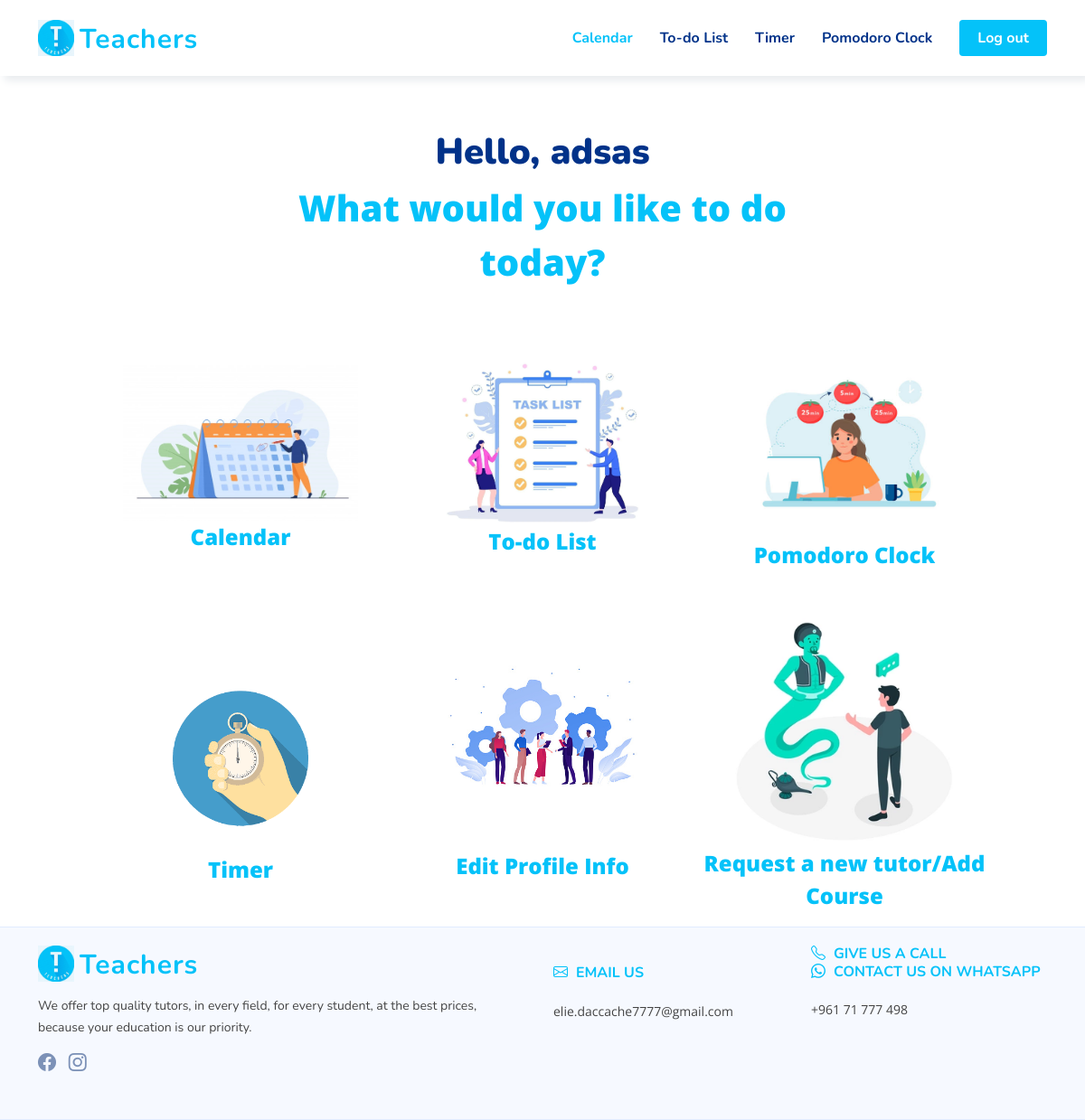
Before: /profile.php (signed in) with the older database file.
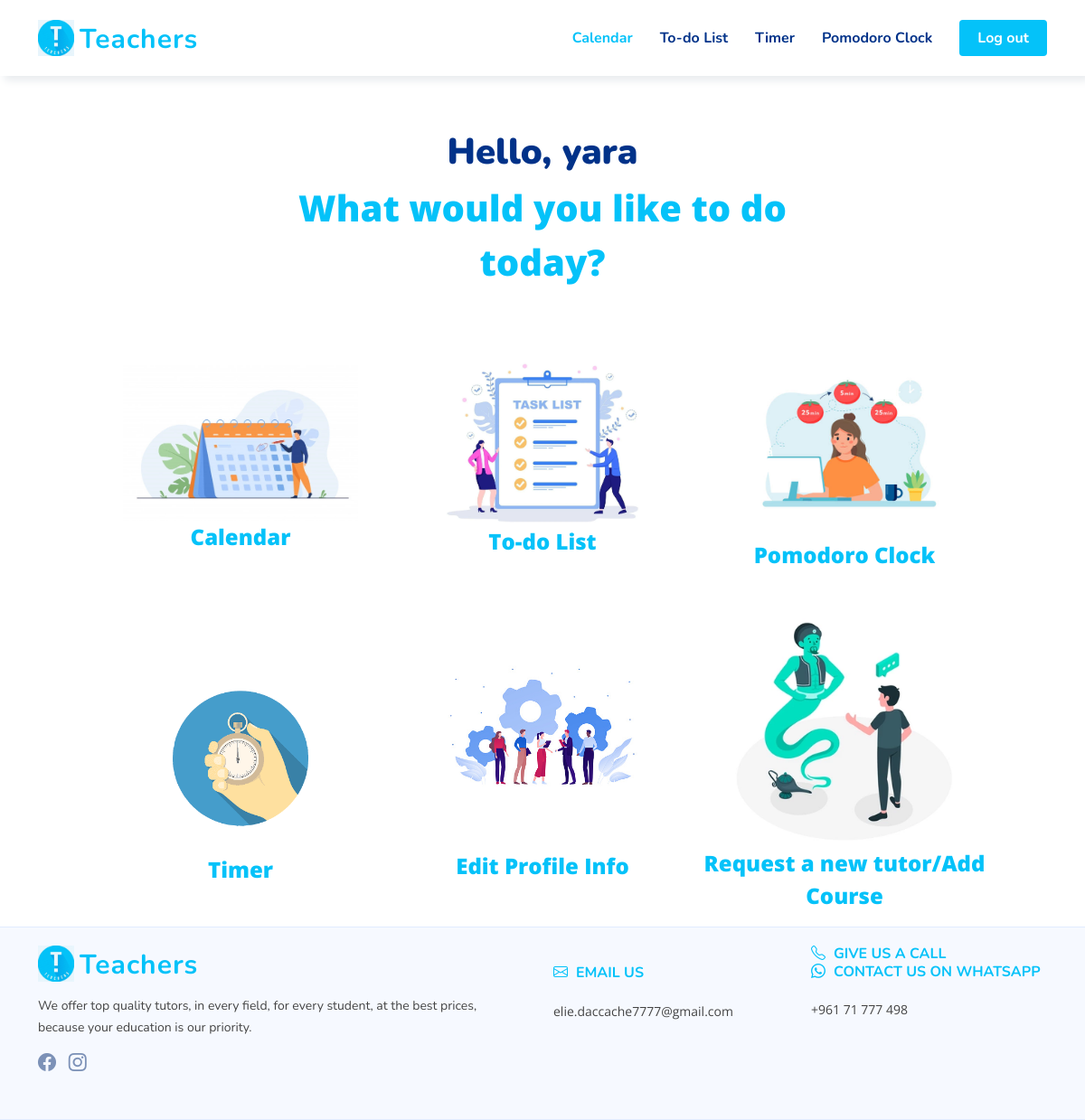
After: the same page with the newer database file.
### tables this page shows
CREATE TABLE `users` (
  `user_id` int(11) NOT NULL,
  `type` int(250) NOT NULL,
  `first_name` varchar(250) NOT NULL,
  `last_name` varchar(250) NOT NULL,
  `email` varchar(250) NOT NULL,
  `phone_number` varchar(250) NOT NULL,
  `password` text NOT NULL
);

### profile.php (the view, shortened to what this page needs)
<?php
include("connection.php");
$id = $_SESSION["user_id"];
$query= "SELECT first_name FROM  users where user_id=?";
$stmt = $connection->prepare($query);
$stmt->bind_param("i", $id);
$stmt->execute();
$results = $stmt->get_result();
$row = $results->fetch_assoc();
?>
<!DOCTYPE html>
<html lang="en">
<head>
    <link href="./vendor/bootstrap/css/bootstrap.min.css" rel="stylesheet">
    <link href="./vendor/bootstrap-icons/bootstrap-icons.css" rel="stylesheet">
    <link href="./vendor/aos/aos.css" rel="stylesheet">
    <link href="./vendor/remixicon/remixicon.css" rel="stylesheet">
    <link href="./vendor/swiper/swiper-bundle.min.css" rel="stylesheet">
    <link href="./vendor/glightbox/css/glightbox.min.css" rel="stylesheet">
    <link href="./css/style.css" rel="stylesheet">
    <link href="./css/style2.css" rel="stylesheet">
</head>
<body>
    <header id="header" class="header fixed-top header-form">
        <div class="container-fluid container-xl d-flex align-items-center justify-content-between">
            <a href="index.html" class="logo d-flex align-items-center">
                <img src="./img/logo.png" alt="">
                <span>Teachers</span>
            </a>
            <nav id="navbar" class="navbar">
                <ul>
                    <li><a class="nav-link scrollto active" href="#hero">Calendar</a></li>
                    <li><a class="nav-link scrollto" href="#about">To-do List</a></li>
                    <li><a class="nav-link scrollto" href="#team">Timer</a></li>
                    <li><a class="nav-link scrollto" href="#contact">Pomodoro Clock</a></li>
                    <li><a class="getstarted scrollto" href="logout.php">Log out</a></li>
                </ul>
            </nav>
        </div>
    </header>
    <br><br><br><br><br><br>
    <div class="greeting">
        <h1>Hello, <span id="user-name"> <?php echo($row["first_name"]);?></span></h1>
        <p>What would you like to do today?</p>
    </div>
    <br><br>
    <div class="grid-container">
        <a href="calendar.html">
            <div class="grid-item item1">
                <img src="img/calendarIllustration.jpg">
                <p>Calendar</p>
            </div>
        </a>
        <a href="todolist2.php">
            <div class="grid-item item2">
                <img src="img/tasktodo.png">
                <p>To-do List</p>
            </div>
        </a>
        <a href="pomodoro.html">
            <div class="grid-item item3">
                <img src="img/pomodoro2.jpg">
                <p>Pomodoro Clock</p>
            </div>
        </a>
        <a href="timer.html">
            <div class="grid-item item4">
                <img src="img/timer3.png">
                <br><br>
                <p>Timer</p>
            </div>
        </a>
        <a href="profile_edit.html">
            <div class="grid-item item5">
                <img src="img/edit.jpg">
                <br><br><br>
                <p>Edit Profile Info</p>
            </div>
        </a>
        <a href="request_new_tutor_course.html">
            <div class="grid-item item6">
                <img src="img/request.png">
                <p>Request a new tutor/Add Course</p>
            </div>
        </a>
    </div>
  <footer id="footer" class="footer">
    <div class="footer-top">
      <div class="container">
        <div class="row gy-4">
          <div class="col-lg-6 col-md-12 footer-info">
            <a href="index.html" class="logo d-flex align-items-center">
              <img src="./img/logo.png" alt="">
              <span>Teachers</span>
            </a>
            <p>We offer top quality tutors, in every field, for every student, at the best prices, <br>
              because your education is our priority.</p>
            <div class="social-links mt-3">
                <a href="https://www.facebook.com/Teachers.leb/" class="facebook"><i class="bi bi-facebook"></i></a>
                <a href="https://www.instagram.com/teachers.lb/" class="instagram"><i class="bi bi-instagram"></i></a>
            </div>
          </div>
          <div class="col-lg-3 col-5 footer-links">
            <br> <br class="d-block d-md-none">
            <h4><i class="bi bi-envelope"></i>&ThickSpace; Email us</h4> <br>
            elie.daccache7777@gmail.com
          </div>
          <div class="col-lg-3 col-5 footer-contact text-center text-md-start">
            <h4>
              <i class="bi bi-telephone"></i>&ThickSpace; Give us a call <br>
              <i class="bi bi-whatsapp"></i>&ThickSpace; Contact us on WhatsApp</h4> <br>
            +961 71 777 498
          </div>
        </div>
      </div>
    </div>
  </footer>
</body>
</html>

Changed rows visible on the page:
changed users: first_name "adsas" → "yara"
